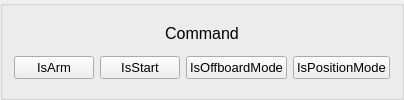
      <widget class="QGroupBox" name="groupBox_12">
       <property name="title">
        <string/>
       </property>
       <layout class="QVBoxLayout" name="verticalLayout_61">
        <item>
         <widget class="QLabel" name="label_2">
          <property name="sizePolicy">
           <sizepolicy hsizetype="Expanding" vsizetype="Fixed">
            <horstretch>0</horstretch>
            <verstretch>0</verstretch>
           </sizepolicy>
          </property>
          <property name="font">
           <font>
            <pointsize>12</pointsize>
           </font>
          </property>
          <property name="text">
           <string>Command</string>
          </property>
          <property name="alignment">
           <set>Qt::AlignCenter</set>
          </property>
         </widget>
        </item>
        <item>
         <layout class="QHBoxLayout" name="horizontalLayout_21">
          <item>
           <widget class="QPushButton" name="pb_is_arm">
            <property name="sizePolicy">
             <sizepolicy hsizetype="Expanding" vsizetype="Fixed">
              <horstretch>0</horstretch>
              <verstretch>0</verstretch>
             </sizepolicy>
            </property>
            <property name="font">
             <font>
              <pointsize>10</pointsize>
             </font>
            </property>
            <property name="text">
             <string>IsArm</string>
            </property>
           </widget>
          </item>
          <item>
           <widget class="QPushButton" name="pb_is_start">
            <property name="sizePolicy">
             <sizepolicy hsizetype="Expanding" vsizetype="Fixed">
              <horstretch>0</horstretch>
              <verstretch>0</verstretch>
             </sizepolicy>
            </property>
            <property name="font">
             <font>
              <pointsize>10</pointsize>
             </font>
            </property>
            <property name="text">
             <string>IsStart</string>
            </property>
           </widget>
          </item>
          <item>
           <widget class="QPushButton" name="pb_is_offboard_mode">
            <property name="sizePolicy">
             <sizepolicy hsizetype="Expanding" vsizetype="Fixed">
              <horstretch>0</horstretch>
              <verstretch>0</verstretch>
             </sizepolicy>
            </property>
            <property name="font">
             <font>
              <pointsize>10</pointsize>
             </font>
            </property>
            <property name="text">
             <string>IsOffboardMode</string>
            </property>
           </widget>
          </item>
          <item>
           <widget class="QPushButton" name="pb_is_position_mode">
            <property name="sizePolicy">
             <sizepolicy hsizetype="Expanding" vsizetype="Fixed">
              <horstretch>0</horstretch>
              <verstretch>0</verstretch>
             </sizepolicy>
            </property>
            <property name="font">
             <font>
              <pointsize>10</pointsize>
             </font>
            </property>
            <property name="text">
             <string>IsPositionMode</string>
            </property>
           </widget>
          </item>
         </layout>
        </item>
       </layout>
      </widget>
